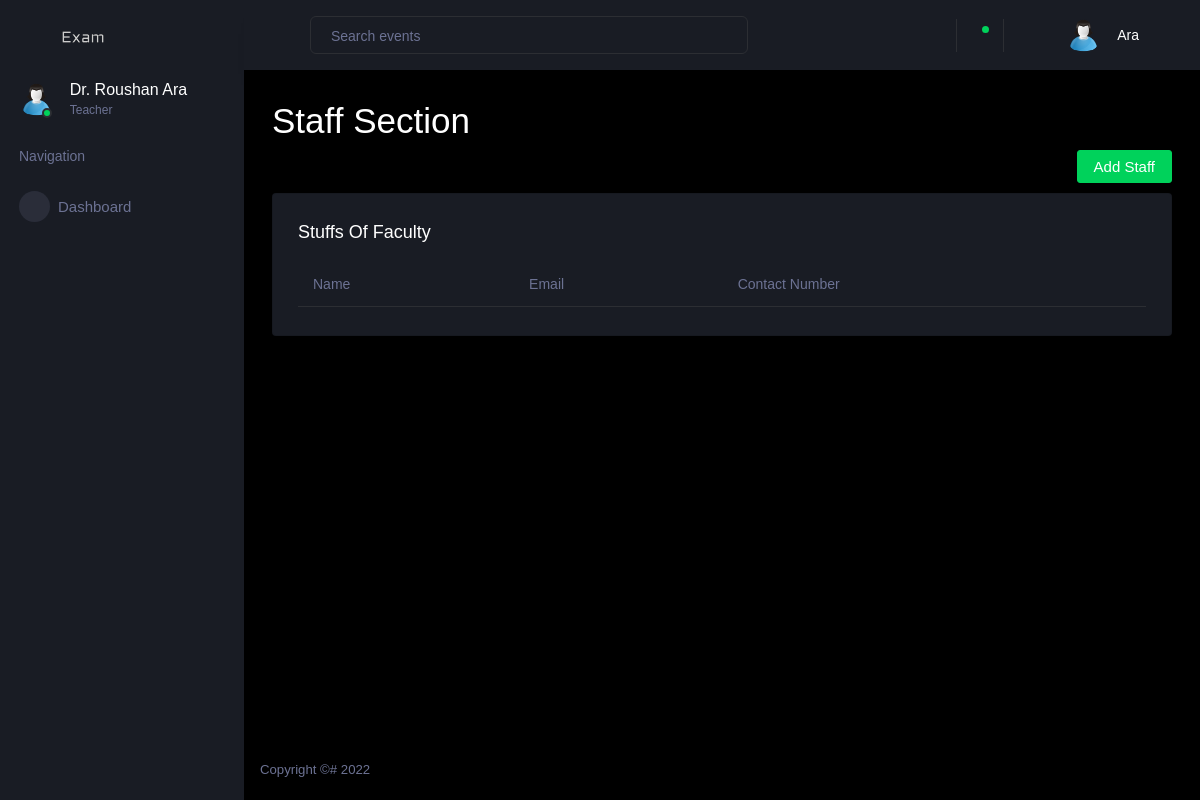
Before: /user/staff-section (signed in) with the older database file.
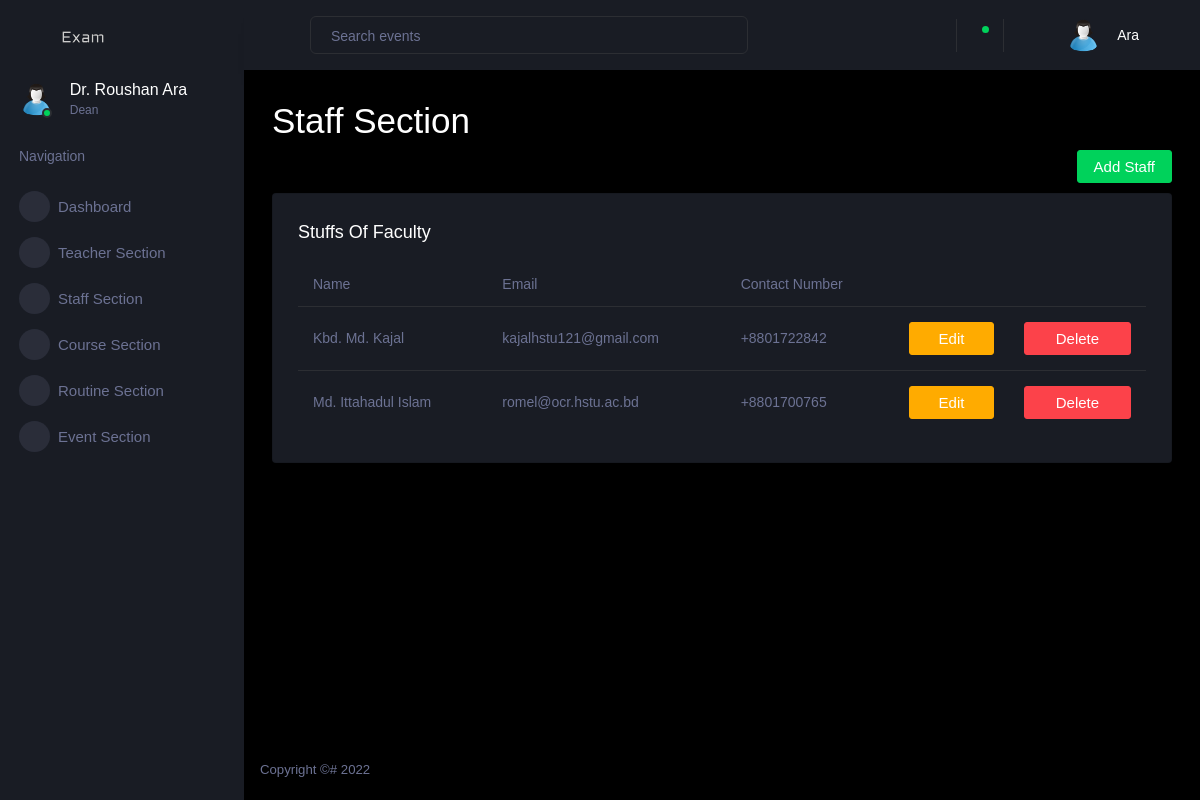
After: the same page with the newer database file.
### account/models.py (models this page shows, shortened)
class Staff(models.Model):
    user = models.OneToOneField(
        User, on_delete=models.CASCADE, primary_key=True)
    contact_number = models.CharField(null=False, unique=True, max_length=11)
    profile_picture = models.ImageField(
        upload_to=get_profile_pictures_directory, blank=True, null=True)
    faculty = models.ForeignKey(Faculty, on_delete=models.DO_NOTHING)

### dashboard/views.py (the view)
# urls.py: path('staff-section', staff_page, name='staff-section'),
def staff_page(request):
    context = get_context(request)
    return render(request, 'staff-section.html', context)

### dashboard/models.py (called while the page is built)
    def __str__(self) -> str:
        return self.name

    def __str__(self) -> str:
        return self.name

### dashboard/views.py (called while the page is built, shortened)
def is_dean(user):
    try:
        teacher = Teacher.objects.get(user=user)
    except Teacher.DoesNotExist:
        return None
    deans = Dean.objects.filter(teacher=teacher).order_by('-joined')[:1]
    if len(deans) != 1:
        return None
    return deans[0]

def is_staff(user):
    try:
        staff = Staff.objects.get(user=user)
    except Staff.DoesNotExist:
        return None
    return staff

def is_teacher(user):
    try:
        teacher = Teacher.objects.get(user=user)
    except Teacher.DoesNotExist:
        return None
    return teacher

def get_staff(faculty):
    return list(Staff.objects.filter(faculty=faculty))

def get_courses(faculty):
    courses = Course.objects.all()
    selected_courses = []
    for course in courses:
        dept = Department.objects.get(name=course.department)
        if dept.faculty == faculty:
            selected_courses.append(course)
    return selected_courses

def get_exams(approved_routines, teacher=None):
    past = []
    current = []
    upcomming = []
    today = date.today()
    return current, past, upcomming

### dashboard/templates/staff-section.html
{% extends "dashboard-base.html" %}
{% load static %}
{% block content %}
<h1>Staff Section</h1>
<div class="create-new">
  <a class="nav-link btn btn-success create-new-button"  href="{% url 'add-staff' %}" >
    Add Staff
  </a>
</div>
<div class="row">
  <div class="col-12 grid-margin">
    <div class="card">
      <div class="card-body">
        <h4 class="card-title">Stuffs of {{user.faculty }} Faculty</h4>
        <div class="table-responsive">
          <table class="table">
            <thead>
              <tr>
                <th>Name</th>
                <th>Email</th>
                <th>Contact Number</th>
              </tr>
            </thead>
            <tbody>
              {% for staff in staffs %}
                    <tr>
                      <td>{{ staff.user.first_name }} {{ staff.user.last_name }}</td>
                      <td>{{ staff.user }}</td>
                      <td>{{ staff.contact_number }}</td>
                      <td>
                        <a class="nav-link btn btn-warning create-new-button"  href="{% url 'edit-staff' %}" >
                          Edit
                        </a>
                      </td>
                      <td>
                        <a class="nav-link btn btn-danger create-new-button"  href="{% url 'delete-staff' staff.user_id %}" >
                          Delete
                        </a>
                      </td>
                    </tr>
                {% endfor %}
            </tbody>
          </table>
        </div>
      </div>
    </div>
  </div>
</div>
{% endblock content %}

### dashboard/templates/dashboard-base.html (shortened to what the changed rows need)
{% load static %}
<!DOCTYPE html>
<html lang="en">
<head>
  <link rel="stylesheet" href="{% static 'dashboard/vendors/mdi/css/materialdesignicons.min.css' %}" />
  <link rel="stylesheet" href="{% static 'dashboard/vendors/css/vendor.bundle.base.css' %}" />
  <link rel="stylesheet" href="{% static 'dashboard/vendors/jvectormap/jquery-jvectormap.css' %}" />
  <link rel="stylesheet" href="{% static 'dashboard/vendors/flag-icon-css/css/flag-icon.min.css' %}" />
  <link rel="stylesheet" href="{% static 'dashboard/vendors/owl-carousel-2/owl.carousel.min.css' %}" />
  <link rel="stylesheet" href="{% static 'dashboard/vendors/owl-carousel-2/owl.theme.default.min.css' %}" />
  <link rel="stylesheet" href="{% static 'dashboard/css/style.css' %}" />
</head>
<body>
  <div class="container-scroller">
    <nav class="sidebar sidebar-offcanvas" id="sidebar">
      <ul class="nav">
        <li class="nav-item profile">
          <div class="profile-desc">
            <div class="profile-pic">
              <div class="profile-name">
                <h5 class="mb-0 font-weight-normal">
                  {{ user.user.first_name }} {{ user.user.last_name }}
                </h5>
                <span>
                  {% if if_staff %}
                  Staff
                  {% elif if_dean %}
                  Dean
                  {% else %}
                  Teacher
                  {% endif %}
                </span>
              </div>
            </div>
          </div>
        </li>
        {% if is_staff %}
        <li class="nav-item menu-items">
          <a class="nav-link" href="{% url 'teacher-section' %}">
            <span class="menu-icon">
              <i class="mdi mdi-playlist-play"></i>
            </span>
            <span class="menu-title">Teacher Section</span>
          </a>
        </li>
        {% if if_dean %}
        <li class="nav-item menu-items">
          <a class="nav-link" href="{% url 'staff-section' %}">
            <span class="menu-icon">
              <i class="mdi mdi-table-large"></i>
            </span>
            <span class="menu-title">Staff Section</span>
          </a>
        </li>
        {% endif %}
        <li class="nav-item menu-items">
          <a class="nav-link" href="{% url 'course-section' %}">
            <span class="menu-icon">
              <i class="mdi mdi-chart-bar"></i>
            </span>
            <span class="menu-title">Course Section</span>
          </a>
        </li>
        <li class="nav-item menu-items">
          <a class="nav-link" href="{% url 'routine-section' %}">
            <span class="menu-icon">
              <i class="mdi mdi-chart-bar"></i>
            </span>
            <span class="menu-title">Routine Section</span>
          </a>
        </li>
        <li class="nav-item menu-items">
          <a class="nav-link" href="{% url 'event-section' %}">
            <span class="menu-icon">
              <i class="mdi mdi-chart-bar"></i>
            </span>
            <span class="menu-title">Event Section</span>
          </a>
        </li>
        {% endif %}
      </ul>
    </nav>
    <div class="container-fluid page-body-wrapper">
      <div class="main-panel">
        <div class="content-wrapper">
          {% block content %}{% endblock %}
        </div>
      </div>
    </div>
  </div>
</body>
</html>

Changed rows visible on the page:
added Staff: user.first_name "Kbd. Md.", user.last_name "Kajal", user "kajalhstu121@gmail.com", contact_number "+8801722842"
added Staff: user.first_name "Md. Ittahadul", user.last_name "Islam", user "romel@ocr.hstu.ac.bd", contact_number "+8801700765"
Other visible differences:
text no longer shown: "Teacher"
text now shown: "Dean Teacher Section Staff Section Course Section Routine Section Event Section"
